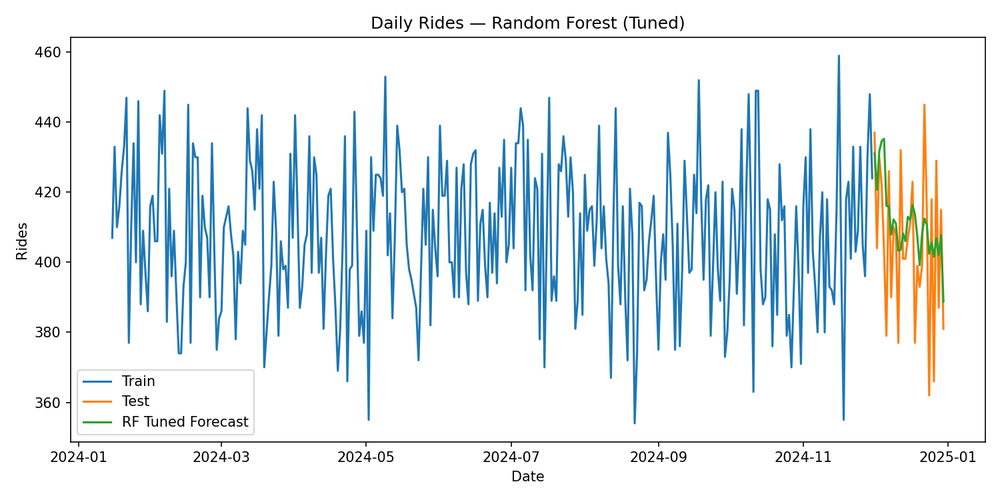
#> input picture Final Submissions/Thesis_Submissions/Documentation/week5_demand_rf_tuned.png, 1000 x 500 px, shrunk from 1500 x 750 before the run, found by its file name
$ python Figure10_diagram.py
#> lines starting #> are read from the running program, lines starting #| are printed output that depends on the picture
import matplotlib.pyplot as plt
import matplotlib.image as mpimg

fig, axes = plt.subplots(2, 2, figsize=(12, 8))
# Load the images
images = [
    "week5_demand_rf_tuned.png",
    "week5_demand_xgb_tuned.png",
    "week5_demand_xgb_importance.png",
    "week5_demand_xgb_shap_summary.png"
]
titles = ["(A) Random Forest Forecast", "(B) XGBoost Forecast",
          "(C) XGBoost Feature Importance", "(D) SHAP Summary Plot"]

# Display them
for ax, img, title in zip(axes.flatten(), images, titles):
    ax.imshow(mpimg.imread(img))
    ax.set_title(title, fontsize=10)
    ax.axis("off")

plt.tight_layout()
plt.subplots_adjust(top=0.9)
plt.savefig("Figure10_Combined_Performance_And_Features.png", bbox_inches="tight", dpi=300)
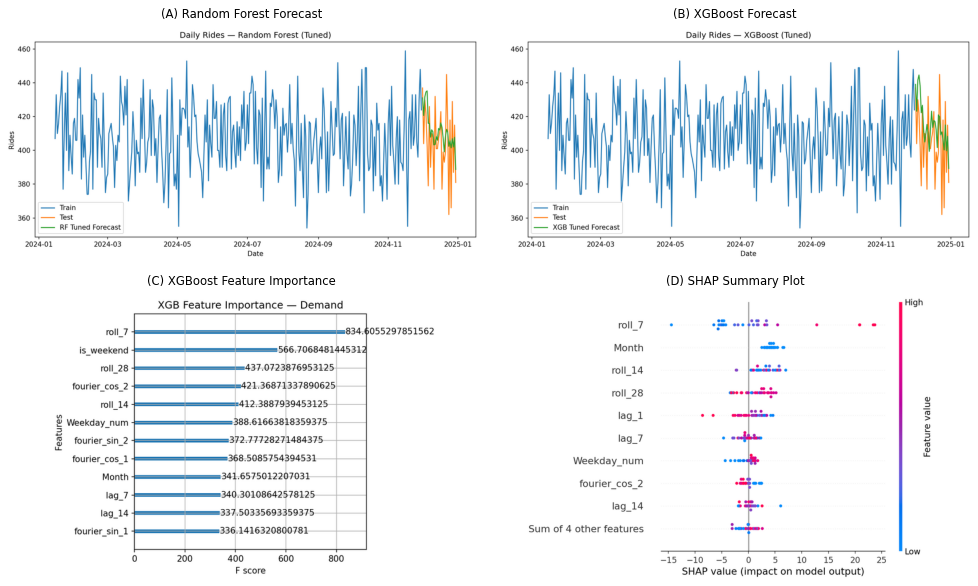
#> figure drawn by matplotlib, 4 panels
plt.close()
